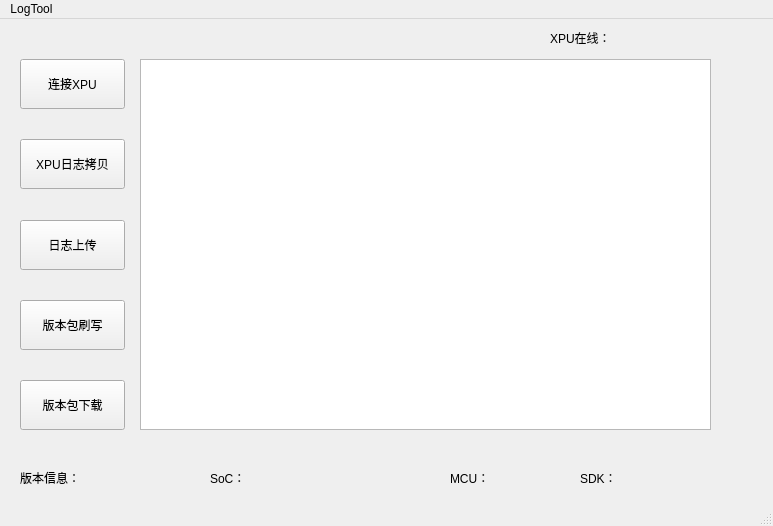
<?xml version="1.0" encoding="UTF-8"?>
<ui version="4.0">
 <class>MainWindow</class>
 <widget class="QMainWindow" name="MainWindow">
  <property name="geometry">
   <rect>
    <x>0</x>
    <y>0</y>
    <width>773</width>
    <height>526</height>
   </rect>
  </property>
  <property name="windowTitle">
   <string>MainWindow</string>
  </property>
  <widget class="QWidget" name="centralwidget">
   <widget class="QLabel" name="lb_loginOrNot">
    <property name="geometry">
     <rect>
      <x>550</x>
      <y>10</y>
      <width>71</width>
      <height>17</height>
     </rect>
    </property>
    <property name="text">
     <string>XPU在线：</string>
    </property>
   </widget>
   <widget class="QLabel" name="lb_versionInfo">
    <property name="geometry">
     <rect>
      <x>20</x>
      <y>450</y>
      <width>67</width>
      <height>17</height>
     </rect>
    </property>
    <property name="text">
     <string>版本信息：</string>
    </property>
   </widget>
   <widget class="QLabel" name="lb_SoC">
    <property name="geometry">
     <rect>
      <x>210</x>
      <y>450</y>
      <width>67</width>
      <height>17</height>
     </rect>
    </property>
    <property name="text">
     <string>SoC：</string>
    </property>
   </widget>
   <widget class="QLabel" name="lb_MCU">
    <property name="geometry">
     <rect>
      <x>450</x>
      <y>450</y>
      <width>67</width>
      <height>17</height>
     </rect>
    </property>
    <property name="text">
     <string>MCU：</string>
    </property>
   </widget>
   <widget class="QLabel" name="lb_SDK">
    <property name="geometry">
     <rect>
      <x>580</x>
      <y>450</y>
      <width>67</width>
      <height>17</height>
     </rect>
    </property>
    <property name="text">
     <string>SDK：</string>
    </property>
   </widget>
   <widget class="QTreeView" name="treeView_logList">
    <property name="geometry">
     <rect>
      <x>140</x>
      <y>40</y>
      <width>571</width>
      <height>371</height>
     </rect>
    </property>
   </widget>
   <widget class="QLabel" name="lb_LabelState">
    <property name="geometry">
     <rect>
      <x>630</x>
      <y>10</y>
      <width>67</width>
      <height>17</height>
     </rect>
    </property>
    <property name="text">
     <string/>
    </property>
   </widget>
   <widget class="QWidget" name="layoutWidget">
    <property name="geometry">
     <rect>
      <x>20</x>
      <y>40</y>
      <width>105</width>
      <height>371</height>
     </rect>
    </property>
    <layout class="QVBoxLayout" name="verticalLayout">
     <item>
      <widget class="QPushButton" name="btn_connect">
       <property name="minimumSize">
        <size>
         <width>100</width>
         <height>50</height>
        </size>
       </property>
       <property name="text">
        <string>连接XPU</string>
       </property>
      </widget>
     </item>
     <item>
      <spacer name="verticalSpacer">
       <property name="orientation">
        <enum>Qt::Vertical</enum>
       </property>
       <property name="sizeHint" stdset="0">
        <size>
         <width>20</width>
         <height>18</height>
        </size>
       </property>
      </spacer>
     </item>
     <item>
      <widget class="QPushButton" name="btn_copyLogs">
       <property name="minimumSize">
        <size>
         <width>100</width>
         <height>50</height>
        </size>
       </property>
       <property name="text">
        <string>XPU日志拷贝</string>
       </property>
      </widget>
     </item>
     <item>
      <spacer name="verticalSpacer_2">
       <property name="orientation">
        <enum>Qt::Vertical</enum>
       </property>
       <property name="sizeHint" stdset="0">
        <size>
         <width>20</width>
         <height>18</height>
        </size>
       </property>
      </spacer>
     </item>
     <item>
      <widget class="QPushButton" name="btn_uploadLogs">
       <property name="minimumSize">
        <size>
         <width>100</width>
         <height>50</height>
        </size>
       </property>
       <property name="text">
        <string>日志上传</string>
       </property>
      </widget>
     </item>
     <item>
      <spacer name="verticalSpacer_3">
       <property name="orientation">
        <enum>Qt::Vertical</enum>
       </property>
       <property name="sizeHint" stdset="0">
        <size>
         <width>20</width>
         <height>18</height>
        </size>
       </property>
      </spacer>
     </item>
     <item>
      <widget class="QPushButton" name="btn_packFlash">
       <property name="minimumSize">
        <size>
         <width>100</width>
         <height>50</height>
        </size>
       </property>
       <property name="text">
        <string>版本包刷写</string>
       </property>
      </widget>
     </item>
     <item>
      <spacer name="verticalSpacer_4">
       <property name="orientation">
        <enum>Qt::Vertical</enum>
       </property>
       <property name="sizeHint" stdset="0">
        <size>
         <width>20</width>
         <height>18</height>
        </size>
       </property>
      </spacer>
     </item>
     <item>
      <widget class="QPushButton" name="btn_packDownload">
       <property name="minimumSize">
        <size>
         <width>100</width>
         <height>50</height>
        </size>
       </property>
       <property name="text">
        <string>版本包下载</string>
       </property>
      </widget>
     </item>
    </layout>
   </widget>
  </widget>
  <widget class="QMenuBar" name="menubar">
   <property name="geometry">
    <rect>
     <x>0</x>
     <y>0</y>
     <width>773</width>
     <height>28</height>
    </rect>
   </property>
   <widget class="QMenu" name="menuLogTool">
    <property name="title">
     <string>LogTool</string>
    </property>
   </widget>
   <addaction name="menuLogTool"/>
  </widget>
  <widget class="QStatusBar" name="statusbar"/>
 </widget>
 <resources/>
 <connections/>
</ui>
